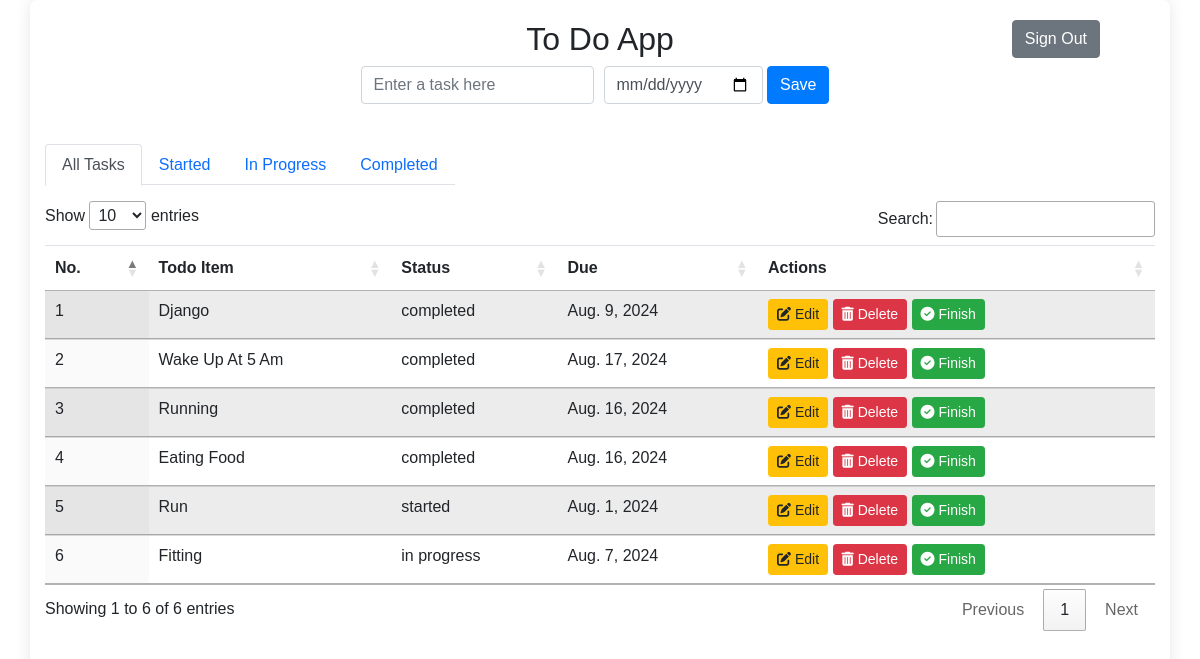
The page /todo/tasks/ (signed in) on the database its author committed.
### todo/models.py (models this page shows)
class Todo(models.Model):
    taskname = models.CharField(max_length=50)
    date = models.DateField(auto_now=False, auto_now_add=False)
    status = models.CharField(max_length=50)
    u_id = models.ForeignKey(User, on_delete=models.CASCADE)

### todo/views.py (the view)
# urls.py: path('tasks/', views.finding, name='finding_all'),
@login_required
def finding(request, status=None):
    if status is None:
        all_todos = Todo.objects.filter(u_id=request.user)
    elif status == 'started':
        all_todos = Todo.objects.filter(u_id=request.user, status='started')
    elif status == 'in_progress':
        all_todos = Todo.objects.filter(u_id=request.user, status='in progress')
    elif status == 'completed':
        all_todos = Todo.objects.filter(u_id=request.user, status='completed')
    else:
        all_todos = Todo.objects.filter(u_id=request.user)
    return render(request, "task_list.html", {"tasks": all_todos, "status": status})

### templates/task_list.html (shortened to what this page needs)
<!DOCTYPE html>
<html lang="en">
<head>
    {% load static %}
    <link rel="stylesheet" href="{% static 'style.css' %}">
    <link rel="stylesheet" href="https://cdnjs.cloudflare.com/ajax/libs/font-awesome/5.15.3/css/all.min.css" />
    <link rel="stylesheet" href="https://cdn.jsdelivr.net/npm/bootstrap@5.1.3/dist/css/bootstrap.min.css" />
    <link rel="stylesheet" href="https://cdn.datatables.net/1.13.4/css/jquery.dataTables.min.css" />
</head>
<body>
    <div class="container">
        {% include "message.html" %}
        <h2>To Do App</h2>
     <div class="form-container mb-4">
    <form method="POST" action="{% url 'create_and_list_todo' %}"  class="form-inline">
        <div class="mb-3 task-input-container">
            <input type="text" name="taskname" placeholder="Enter a task here" class="form-control task-input" required>
        </div>
        <div class="mb-3 date-input-container">
            <input type="date" name="date" class="form-control date-input" required>
            <button type="submit" class="btn btn-primary save-btn">Save</button>
        </div>
    </form>
</div>
        <div class="table-container mb-4">
            <div class="table-controls mb-3">
                <ul class="nav nav-tabs">
                    <li class="nav-item">
                        <a class="nav-link {% if status is None %}active{% endif %}" href="{% url 'finding_all' %}">All Tasks</a>
                    </li>
                    <li class="nav-item">
                        <a class="nav-link {% if status == 'started' %}active{% endif %}" href="{% url 'finding_status' 'started' %}">Started</a>
                    </li>
                    <li class="nav-item">
                        <a class="nav-link {% if status == 'in_progress' %}active{% endif %}" href="{% url 'finding_status' 'in_progress' %}">In Progress</a>
                    </li>
                    <li class="nav-item">
                        <a class="nav-link {% if status == 'completed' %}active{% endif %}" href="{% url 'finding_status' 'completed' %}">Completed</a>
                    </li>
                </ul>
            </div>
            <table id="todoTable" class="display table table-striped">
                <thead>
                    <tr>
                        <th>No.</th>
                        <th>Todo Item</th>
                        <th>Status</th>
                        <th>Due</th>
                        <th>Actions</th>
                    </tr>
                </thead>
                <tbody>
                    {% for task in tasks %}
                    <tr>
                        <td>{{ forloop.counter }}</td>
                        <td class="p">{{ task.taskname }}</td>
                        <td>{{ task.status }}</td>
                        <td>{{ task.date }}</td>
                        <td>
                            <a href="{% url 'edit_todo' task.pk %}" class="btn btn-warning btn-sm edit-btn"><i class="fas fa-edit"></i> Edit</a>
                            <a href="{% url 'delete_todo' task.pk %}" class="btn btn-danger btn-sm delete-btn"><i class="fas fa-trash-alt"></i> Delete</a>
                            <a href="{% url 'finish' task.id %}" class="btn btn-success btn-sm finished-btn"><i class="fas fa-check-circle"></i> Finish</a>
                        </td>
                    </tr>
                    {% empty %}
                    <tr>
                        <td colspan="5" class="text-center" style="font-size: 18px; font-weight: bold; color: #34C759;">
                            🎉 Yay, you have no pending tasks!
                        </td>
                    </tr>
                    {% endfor %}
                </tbody>
            </table>
        </div>
        <div class="signout-btn-container">
            <a href="{% url 'signout' %}" class="btn btn-secondary">Sign Out</a>
        </div>
    </div>
</body>
</html>

### templates/message.html (shortened to what this page needs)
<!DOCTYPE html>
<html lang="en">
<head>
    <link rel="stylesheet" href="https://maxcdn.bootstrapcdn.com/bootstrap/4.0.0/css/bootstrap.min.css">
    <link rel="stylesheet" href="https://cdnjs.cloudflare.com/ajax/libs/font-awesome/6.6.0/css/all.min.css">
    <link rel="stylesheet" href="https://cdnjs.cloudflare.com/ajax/libs/font-awesome/6.6.0/css/all.min.css">
</head>
<body>
</body>
</html>

### static/style.css (style rules this page uses)
* { margin: 0; padding: 0; box-sizing: border-box; font-family: 'Arial', sans-serif; }
body { background-color: #f8f9fa; display: flex; justify-content: center; align-items: center; height: 100vh; }
.container { background-color: #fff; padding: 20px; border-radius: 8px; box-shadow: 0 0 15px rgba(0, 0, 0, 0.1); width: 800px; height: 100vh; overflow-y: auto; }
h2 { margin-bottom: 20px; text-align: center; font-size: 24px; }
.form-container { display: flex; flex-direction: column; align-items: center; margin-bottom: 20px; }
.save-btn { padding: 10px 40px; background-color: #007bff; color: white; border: none; border-radius: 5px; cursor: pointer; }
.table-container { margin-top: 20px; }
.table-controls { display: flex; justify-content: space-between; margin-bottom: 15px; }
table { width: 100%; border-collapse: collapse; margin-bottom: 20px; }
th, td { padding: 10px; border: 1px solid #ddd; }
th { background-color: #f8f9fa; text-align: center; }
button { padding: 5px 10px; border-radius: 4px; border: none; cursor: pointer; }
.edit-btn { background-color: #ff9f43; color: white; }
.delete-btn { background-color: #f34646; color: white; }
.finished-btn { background-color: #28a745; color: white; }
.signout-btn-container { position: absolute; top: 20px; right: 100px; }
.p { text-transform: capitalize; }
.form-container { display: flex; justify-content: space-between; align-items: center; margin-bottom: 20px; }
.task-input-container, .date-input-container { flex-grow: 1; margin-right: 10px; }
.task-input, .date-input { width: 100%; padding: 10px; border: 1px solid #ccc; border-radius: 5px; font-size: 16px; }

### rows shown on the page
Todo: taskname "Django", status "completed", date "Aug. 9, 2024"
Todo: taskname "Wake Up At 5 Am", status "completed", date "Aug. 17, 2024"
Todo: taskname "Running", status "completed", date "Aug. 16, 2024"
Todo: taskname "Eating Food", status "completed", date "Aug. 16, 2024"
Todo: taskname "Run", status "started", date "Aug. 1, 2024"
Todo: taskname "Fitting", status "in progress", date "Aug. 7, 2024"
